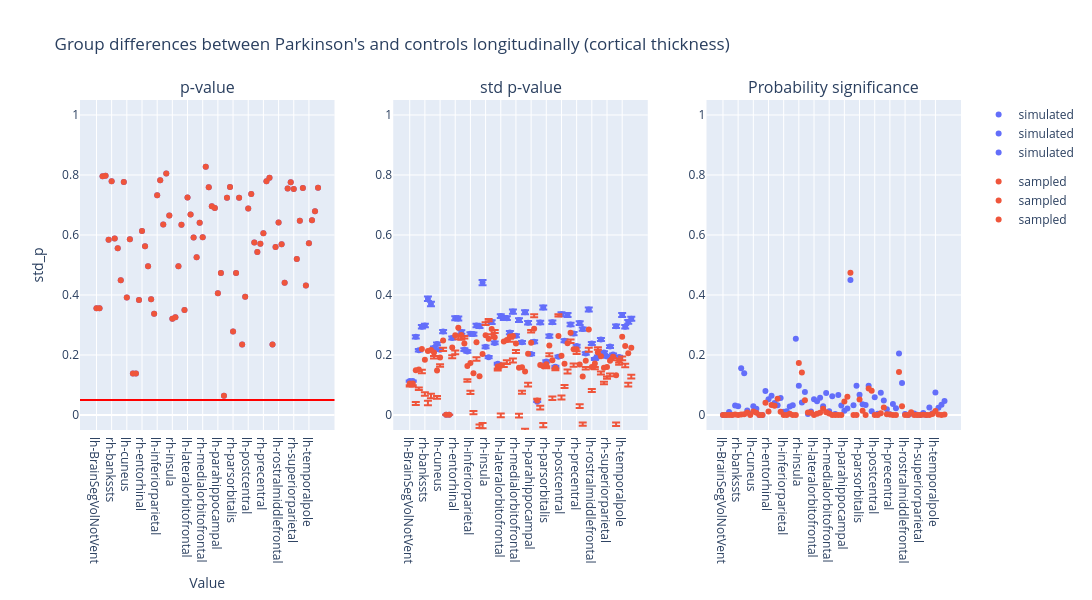

The cell this chart's notebook holds for it:
### Code cell
plot_dumbbell(
    ancova_longitudinal_thickness,
    "Group differences between Parkinson's and controls longitudinally (cortical thickness)",
    "group",
)

### Figure 1 — Plotly figure (JSON) as saved in the notebook; plotly's stock layout.template omitted (floating-point values rounded to 4 significant figures)
{"data": [{"hovertemplate": "group=simulated<br>region=%{x}<br>p_value=%{y}<extra></extra>", "legendgroup": "simulated", "marker": {"color": "#636efa", "symbol": "circle"}, "mode": "markers", "name": "simulated", "orientation": "v", "showlegend": true, "type": "scatter", "x": ["lh-BrainSegVolNotVent", "rh-BrainSegVolNotVent", "lh-MeanThickness", "rh-MeanThickness", "lh-bankssts", "rh-bankssts", "lh-caudalanteriorcingulate", "rh-caudalanteriorcingulate", "lh-caudalmiddlefrontal", "rh-caudalmiddlefrontal", "lh-cuneus", "rh-cuneus", "lh-eTIV", "rh-eTIV", "lh-entorhinal", "rh-entorhinal", "lh-frontalpole", "rh-frontalpole", "lh-fusiform", "rh-fusiform", "lh-inferiorparietal", "rh-inferiorparietal", "lh-inferiortemporal", "rh-inferiortemporal", "lh-insula", "rh-insula", "lh-isthmuscingulate", "rh-isthmuscingulate", "lh-lateraloccipital", "rh-lateraloccipital", "lh-lateralorbitofrontal", "rh-lateralorbitofrontal", "lh-lingual", "rh-lingual", "lh-medialorbitofrontal", "rh-medialorbitofrontal", "lh-middletemporal", "rh-middletemporal", "lh-paracentral", "rh-paracentral", "lh-parahippocampal", "rh-parahippocampal", "lh-parsopercularis", "rh-parsopercularis", "lh-parsorbitalis", "rh-parsorbitalis", "lh-parstriangularis", "rh-parstriangularis", "lh-pericalcarine", "rh-pericalcarine", "lh-postcentral", "rh-postcentral", "lh-posteriorcingulate", "rh-posteriorcingulate", "lh-precentral", "rh-precentral", "lh-precuneus", "rh-precuneus", "lh-rostralanteriorcingulate", "rh-rostralanteriorcingulate", "lh-rostralmiddlefrontal", "rh-rostralmiddlefrontal", "lh-superiorfrontal", "rh-superiorfrontal", "lh-superiorparietal", "rh-superiorparietal", "lh-superiortemporal", "rh-superiortemporal", "lh-supramarginal", "rh-supramarginal", "lh-temporalpole", "rh-temporalpole", "lh-transversetemporal", "rh-transversetemporal"], "xaxis": "x", "y": [0.3562, 0.3562, 0.7958, 0.7972, 0.5844, 0.779, 0.5886, 0.556, 0.4492, 0.7769, 0.3918, 0.5862, 0.1379, 0.1379, 0.3832, 0.6136, 0.5626, 0.4961, 0.3856, 0.3373, 0.7324, 0.7827, 0.6352, 0.8048, 0.6647, 0.3212, 0.3261, 0.4962, 0.6344, 0.3503, 0.7251, 0.6685, 0.5916, 0.5255, 0.6411, 0.5924, 0.8274, 0.7592, 0.6958, 0.6901, 0.4059, 0.4735, 0.06442, 0.7243, 0.7603, 0.2779, 0.473, 0.7244, 0.2346, 0.3944, 0.6881, 0.7364, 0.5754, 0.5432, 0.5705, 0.6061, 0.779, 0.7905, 0.2349, 0.5603, 0.6417, 0.5691, 0.4405, 0.7553, 0.7762, 0.7534, 0.52, 0.6479, 0.757, 0.4317, 0.5726, 0.6495, 0.6792, 0.7576], "yaxis": "y"}, {"hovertemplate": "group=sampled<br>region=%{x}<br>p_value=%{y}<extra></extra>", "legendgroup": "sampled", "marker": {"color": "#EF553B", "symbol": "circle"}, "mode": "markers", "name": "sampled", "orientation": "v", "showlegend": true, "type": "scatter", "x": ["lh-BrainSegVolNotVent", "rh-BrainSegVolNotVent", "lh-MeanThickness", "rh-MeanThickness", "lh-bankssts", "rh-bankssts", "lh-caudalanteriorcingulate", "rh-caudalanteriorcingulate", "lh-caudalmiddlefrontal", "rh-caudalmiddlefrontal", "lh-cuneus", "rh-cuneus", "lh-eTIV", "rh-eTIV", "lh-entorhinal", "rh-entorhinal", "lh-frontalpole", "rh-frontalpole", "lh-fusiform", "rh-fusiform", "lh-inferiorparietal", "rh-inferiorparietal", "lh-inferiortemporal", "rh-inferiortemporal", "lh-insula", "rh-insula", "lh-isthmuscingulate", "rh-isthmuscingulate", "lh-lateraloccipital", "rh-lateraloccipital", "lh-lateralorbitofrontal", "rh-lateralorbitofrontal", "lh-lingual", "rh-lingual", "lh-medialorbitofrontal", "rh-medialorbitofrontal", "lh-middletemporal", "rh-middletemporal", "lh-paracentral", "rh-paracentral", "lh-parahippocampal", "rh-parahippocampal", "lh-parsopercularis", "rh-parsopercularis", "lh-parsorbitalis", "rh-parsorbitalis", "lh-parstriangularis", "rh-parstriangularis", "lh-pericalcarine", "rh-pericalcarine", "lh-postcentral", "rh-postcentral", "lh-posteriorcingulate", "rh-posteriorcingulate", "lh-precentral", "rh-precentral", "lh-precuneus", "rh-precuneus", "lh-rostralanteriorcingulate", "rh-rostralanteriorcingulate", "lh-rostralmiddlefrontal", "rh-rostralmiddlefrontal", "lh-superiorfrontal", "rh-superiorfrontal", "lh-superiorparietal", "rh-superiorparietal", "lh-superiortemporal", "rh-superiortemporal", "lh-supramarginal", "rh-supramarginal", "lh-temporalpole", "rh-temporalpole", "lh-transversetemporal", "rh-transversetemporal"], "xaxis": "x", "y": [0.3562, 0.3562, 0.7958, 0.7972, 0.5844, 0.779, 0.5886, 0.556, 0.4492, 0.7769, 0.3918, 0.5862, 0.1379, 0.1379, 0.3832, 0.6136, 0.5626, 0.4961, 0.3856, 0.3373, 0.7324, 0.7827, 0.6352, 0.8048, 0.6647, 0.3212, 0.3261, 0.4962, 0.6344, 0.3503, 0.7251, 0.6685, 0.5916, 0.5255, 0.6411, 0.5924, 0.8274, 0.7592, 0.6958, 0.6901, 0.4059, 0.4735, 0.06442, 0.7243, 0.7603, 0.2779, 0.473, 0.7244, 0.2346, 0.3944, 0.6881, 0.7364, 0.5754, 0.5432, 0.5705, 0.6061, 0.779, 0.7905, 0.2349, 0.5603, 0.6417, 0.5691, 0.4405, 0.7553, 0.7762, 0.7534, 0.52, 0.6479, 0.757, 0.4317, 0.5726, 0.6495, 0.6792, 0.7576], "yaxis": "y"}, {"error_y": {"array": [0.002201, 0.002201, 0.005075, 0.00421, 0.005726, 0.005806, 0.007543, 0.007209, 0.004362, 0.004615, 0.004244, 0.005418, 2.241e-05, 2.241e-05, 0.004998, 0.006281, 0.006266, 0.005389, 0.004243, 0.00412, 0.005272, 0.005253, 0.005818, 0.005768, 0.008595, 0.004428, 0.003751, 0.006032, 0.004679, 0.003334, 0.00642, 0.006296, 0.006286, 0.005351, 0.006714, 0.005143, 0.006162, 0.004717, 0.006667, 0.005989, 0.003954, 0.004758, 0.0008532, 0.006008, 0.00698, 0.00348, 0.005124, 0.006022, 0.003131, 0.003787, 0.006547, 0.00482, 0.006493, 0.005878, 0.005288, 0.004478, 0.005967, 0.005576, 0.003995, 0.00685, 0.004644, 0.003637, 0.003784, 0.004899, 0.004062, 0.003793, 0.004445, 0.00392, 0.005767, 0.003773, 0.00649, 0.005732, 0.006048, 0.006249], "arrayminus": [0.002245, 0.002245, 0.005178, 0.004295, 0.005842, 0.005924, 0.007696, 0.007355, 0.00445, 0.004709, 0.00433, 0.005528, 2.287e-05, 2.287e-05, 0.005099, 0.006408, 0.006393, 0.005498, 0.004328, 0.004203, 0.005378, 0.005359, 0.005935, 0.005885, 0.008769, 0.004517, 0.003827, 0.006154, 0.004774, 0.003402, 0.00655, 0.006424, 0.006414, 0.005459, 0.00685, 0.005247, 0.006287, 0.004813, 0.006802, 0.00611, 0.004034, 0.004854, 0.0008704, 0.00613, 0.007121, 0.00355, 0.005228, 0.006143, 0.003194, 0.003864, 0.006679, 0.004918, 0.006624, 0.005997, 0.005395, 0.004569, 0.006088, 0.005689, 0.004076, 0.006988, 0.004738, 0.003711, 0.003861, 0.004999, 0.004144, 0.00387, 0.004535, 0.003999, 0.005884, 0.003849, 0.006622, 0.005848, 0.00617, 0.006375]}, "hovertemplate": "group=simulated<br>region=%{x}<br>std_p=%{y}<extra></extra>", "legendgroup": "simulated", "marker": {"color": "#636efa", "symbol": "circle"}, "mode": "markers", "name": "simulated", "orientation": "v", "showlegend": true, "type": "scatter", "x": ["lh-BrainSegVolNotVent", "rh-BrainSegVolNotVent", "lh-MeanThickness", "rh-MeanThickness", "lh-bankssts", "rh-bankssts", "lh-caudalanteriorcingulate", "rh-caudalanteriorcingulate", "lh-caudalmiddlefrontal", "rh-caudalmiddlefrontal", "lh-cuneus", "rh-cuneus", "lh-eTIV", "rh-eTIV", "lh-entorhinal", "rh-entorhinal", "lh-frontalpole", "rh-frontalpole", "lh-fusiform", "rh-fusiform", "lh-inferiorparietal", "rh-inferiorparietal", "lh-inferiortemporal", "rh-inferiortemporal", "lh-insula", "rh-insula", "lh-isthmuscingulate", "rh-isthmuscingulate", "lh-lateraloccipital", "rh-lateraloccipital", "lh-lateralorbitofrontal", "rh-lateralorbitofrontal", "lh-lingual", "rh-lingual", "lh-medialorbitofrontal", "rh-medialorbitofrontal", "lh-middletemporal", "rh-middletemporal", "lh-paracentral", "rh-paracentral", "lh-parahippocampal", "rh-parahippocampal", "lh-parsopercularis", "rh-parsopercularis", "lh-parsorbitalis", "rh-parsorbitalis", "lh-parstriangularis", "rh-parstriangularis", "lh-pericalcarine", "rh-pericalcarine", "lh-postcentral", "rh-postcentral", "lh-posteriorcingulate", "rh-posteriorcingulate", "lh-precentral", "rh-precentral", "lh-precuneus", "rh-precuneus", "lh-rostralanteriorcingulate", "rh-rostralanteriorcingulate", "lh-rostralmiddlefrontal", "rh-rostralmiddlefrontal", "lh-superiorfrontal", "rh-superiorfrontal", "lh-superiorparietal", "rh-superiorparietal", "lh-superiortemporal", "rh-superiortemporal", "lh-supramarginal", "rh-supramarginal", "lh-temporalpole", "rh-temporalpole", "lh-transversetemporal", "rh-transversetemporal"], "xaxis": "x2", "y": [0.113, 0.113, 0.2606, 0.2162, 0.294, 0.2981, 0.3873, 0.3701, 0.224, 0.237, 0.2179, 0.2782, 0.001151, 0.001151, 0.2566, 0.3225, 0.3217, 0.2767, 0.2178, 0.2115, 0.2707, 0.2697, 0.2987, 0.2962, 0.4413, 0.2273, 0.1926, 0.3097, 0.2403, 0.1712, 0.3297, 0.3233, 0.3228, 0.2748, 0.3447, 0.2641, 0.3164, 0.2422, 0.3423, 0.3075, 0.203, 0.2443, 0.04381, 0.3085, 0.3584, 0.1787, 0.2631, 0.3092, 0.1607, 0.1944, 0.3361, 0.2475, 0.3334, 0.3018, 0.2715, 0.2299, 0.3064, 0.2863, 0.2051, 0.3517, 0.2384, 0.1868, 0.1943, 0.2516, 0.2086, 0.1948, 0.2282, 0.2013, 0.2961, 0.1937, 0.3333, 0.2943, 0.3106, 0.3209], "yaxis": "y2"}, {"error_y": {"array": [-0.00567, -0.00567, -0.106, -0.05999, -0.06861, -0.1082, -0.1661, -0.1461, -0.01134, -0.08436, -0.02225, -0.02431, 1.619e-05, 1.619e-05, -0.02629, -0.0507, -0.025, -0.004999, 0.02507, -0.04432, -0.0925, -0.1255, -0.05031, -0.1611, -0.2296, 0.04304, 0.06561, -0.01737, 0.02378, -0.006544, -0.159, -0.07205, -0.06681, -0.007421, -0.07473, -0.021, -0.1529, -0.07838, -0.1909, -0.09706, 0.04208, 0.04799, 0.005764, -0.136, -0.1892, -0.006363, -0.02602, -0.1206, -0.001117, 0.07268, -0.1322, -0.07147, -0.08753, -0.02202, -0.0473, -0.006385, -0.1325, -0.1528, -0.02065, -0.06028, -0.07368, -0.01164, 0.01747, -0.0509, -0.04673, -0.03127, -0.04283, -0.003586, -0.1576, -0.007438, -0.0657, -0.05878, -0.09857, -0.09017], "arrayminus": [0.01012, 0.01012, 0.1162, 0.0685, 0.08018, 0.1199, 0.1814, 0.1606, 0.02015, 0.09368, 0.03082, 0.03526, 2.909e-05, 2.909e-05, 0.03639, 0.06339, 0.03766, 0.01589, -0.01649, 0.05264, 0.1031, 0.1361, 0.06206, 0.1728, 0.247, -0.0341, -0.05803, 0.02956, -0.01433, 0.01328, 0.1719, 0.08477, 0.07951, 0.01823, 0.08829, 0.03139, 0.1654, 0.08791, 0.2044, 0.1092, -0.03409, -0.03838, -0.00404, 0.1482, 0.2033, 0.01339, 0.03637, 0.1328, 0.007441, -0.06503, 0.1454, 0.08121, 0.1007, 0.0339, 0.05799, 0.01543, 0.1445, 0.1641, 0.02872, 0.07412, 0.08306, 0.01899, -0.009821, 0.0608, 0.05494, 0.03894, 0.05181, 0.0115, 0.1693, 0.01506, 0.07881, 0.07036, 0.1108, 0.1028]}, "hovertemplate": "group=sampled<br>region=%{x}<br>std_p=%{y}<extra></extra>", "legendgroup": "sampled", "marker": {"color": "#EF553B", "symbol": "circle"}, "mode": "markers", "name": "sampled", "orientation": "v", "showlegend": true, "type": "scatter", "x": ["lh-BrainSegVolNotVent", "rh-BrainSegVolNotVent", "lh-MeanThickness", "rh-MeanThickness", "lh-bankssts", "rh-bankssts", "lh-caudalanteriorcingulate", "rh-caudalanteriorcingulate", "lh-caudalmiddlefrontal", "rh-caudalmiddlefrontal", "lh-cuneus", "rh-cuneus", "lh-eTIV", "rh-eTIV", "lh-entorhinal", "rh-entorhinal", "lh-frontalpole", "rh-frontalpole", "lh-fusiform", "rh-fusiform", "lh-inferiorparietal", "rh-inferiorparietal", "lh-inferiortemporal", "rh-inferiortemporal", "lh-insula", "rh-insula", "lh-isthmuscingulate", "rh-isthmuscingulate", "lh-lateraloccipital", "rh-lateraloccipital", "lh-lateralorbitofrontal", "rh-lateralorbitofrontal", "lh-lingual", "rh-lingual", "lh-medialorbitofrontal", "rh-medialorbitofrontal", "lh-middletemporal", "rh-middletemporal", "lh-paracentral", "rh-paracentral", "lh-parahippocampal", "rh-parahippocampal", "lh-parsopercularis", "rh-parsopercularis", "lh-parsorbitalis", "rh-parsorbitalis", "lh-parstriangularis", "rh-parstriangularis", "lh-pericalcarine", "rh-pericalcarine", "lh-postcentral", "rh-postcentral", "lh-posteriorcingulate", "rh-posteriorcingulate", "lh-precentral", "rh-precentral", "lh-precuneus", "rh-precuneus", "lh-rostralanteriorcingulate", "rh-rostralanteriorcingulate", "lh-rostralmiddlefrontal", "rh-rostralmiddlefrontal", "lh-superiorfrontal", "rh-superiorfrontal", "lh-superiorparietal", "rh-superiorparietal", "lh-superiortemporal", "rh-superiortemporal", "lh-supramarginal", "rh-supramarginal", "lh-temporalpole", "rh-temporalpole", "lh-transversetemporal", "rh-transversetemporal"], "xaxis": "x2", "y": [0.1051, 0.1051, 0.1495, 0.152, 0.2197, 0.1841, 0.2136, 0.2169, 0.2083, 0.148, 0.1914, 0.2485, 0.001145, 0.001145, 0.2254, 0.2655, 0.2905, 0.2663, 0.2387, 0.1631, 0.1729, 0.1389, 0.2426, 0.1293, 0.2031, 0.266, 0.2545, 0.2863, 0.2594, 0.1613, 0.1643, 0.245, 0.2497, 0.262, 0.2633, 0.2379, 0.1573, 0.1591, 0.1447, 0.2045, 0.2411, 0.2875, 0.04872, 0.1665, 0.1622, 0.1688, 0.232, 0.1825, 0.1565, 0.2633, 0.1974, 0.1712, 0.2394, 0.2739, 0.2189, 0.2191, 0.1679, 0.1279, 0.1805, 0.2846, 0.1601, 0.1715, 0.208, 0.1958, 0.1578, 0.1597, 0.181, 0.1938, 0.1327, 0.1825, 0.2611, 0.2298, 0.2059, 0.2244], "yaxis": "y2"}, {"hovertemplate": "group=simulated<br>region=%{x}<br>psig=%{y}<extra></extra>", "legendgroup": "simulated", "marker": {"color": "#636efa", "symbol": "circle"}, "mode": "markers", "name": "simulated", "orientation": "v", "showlegend": true, "type": "scatter", "x": ["lh-BrainSegVolNotVent", "rh-BrainSegVolNotVent", "lh-MeanThickness", "rh-MeanThickness", "lh-bankssts", "rh-bankssts", "lh-caudalanteriorcingulate", "rh-caudalanteriorcingulate", "lh-caudalmiddlefrontal", "rh-caudalmiddlefrontal", "lh-cuneus", "rh-cuneus", "lh-eTIV", "rh-eTIV", "lh-entorhinal", "rh-entorhinal", "lh-frontalpole", "rh-frontalpole", "lh-fusiform", "rh-fusiform", "lh-inferiorparietal", "rh-inferiorparietal", "lh-inferiortemporal", "rh-inferiortemporal", "lh-insula", "rh-insula", "lh-isthmuscingulate", "rh-isthmuscingulate", "lh-lateraloccipital", "rh-lateraloccipital", "lh-lateralorbitofrontal", "rh-lateralorbitofrontal", "lh-lingual", "rh-lingual", "lh-medialorbitofrontal", "rh-medialorbitofrontal", "lh-middletemporal", "rh-middletemporal", "lh-paracentral", "rh-paracentral", "lh-parahippocampal", "rh-parahippocampal", "lh-parsopercularis", "rh-parsopercularis", "lh-parsorbitalis", "rh-parsorbitalis", "lh-parstriangularis", "rh-parstriangularis", "lh-pericalcarine", "rh-pericalcarine", "lh-postcentral", "rh-postcentral", "lh-posteriorcingulate", "rh-posteriorcingulate", "lh-precentral", "rh-precentral", "lh-precuneus", "rh-precuneus", "lh-rostralanteriorcingulate", "rh-rostralanteriorcingulate", "lh-rostralmiddlefrontal", "rh-rostralmiddlefrontal", "lh-superiorfrontal", "rh-superiorfrontal", "lh-superiorparietal", "rh-superiorparietal", "lh-superiortemporal", "rh-superiortemporal", "lh-supramarginal", "rh-supramarginal", "lh-temporalpole", "rh-temporalpole", "lh-transversetemporal", "rh-transversetemporal"], "xaxis": "x3", "y": [7.184e-05, 7.184e-05, 0.009825, 0.001079, 0.03156, 0.02937, 0.1562, 0.1394, 0.01516, 0.00298, 0.02927, 0.02052, 0.0, 0.0, 0.08034, 0.05215, 0.06413, 0.03965, 0.03209, 0.05633, 0.01054, 0.0125, 0.02808, 0.03274, 0.2544, 0.09761, 0.04135, 0.07682, 0.00372, 0.01173, 0.05263, 0.04614, 0.05717, 0.02938, 0.07358, 0.0127, 0.06272, 0.003482, 0.0664, 0.03126, 0.01415, 0.02126, 0.4496, 0.03239, 0.09722, 0.06732, 0.03565, 0.03295, 0.09753, 0.01251, 0.05904, 0.00413, 0.07447, 0.04837, 0.0188, 0.002804, 0.03635, 0.02249, 0.2051, 0.1064, 0.003263, 0.0002686, 0.005106, 0.005273, 0.000515, 0.0001411, 0.006736, 0.000316, 0.02524, 0.005886, 0.07521, 0.02384, 0.03402, 0.04686], "yaxis": "y3"}, {"hovertemplate": "group=sampled<br>region=%{x}<br>psig=%{y}<extra></extra>", "legendgroup": "sampled", "marker": {"color": "#EF553B", "symbol": "circle"}, "mode": "markers", "name": "sampled", "orientation": "v", "showlegend": true, "type": "scatter", "x": ["lh-BrainSegVolNotVent", "rh-BrainSegVolNotVent", "lh-MeanThickness", "rh-MeanThickness", "lh-bankssts", "rh-bankssts", "lh-caudalanteriorcingulate", "rh-caudalanteriorcingulate", "lh-caudalmiddlefrontal", "rh-caudalmiddlefrontal", "lh-cuneus", "rh-cuneus", "lh-eTIV", "rh-eTIV", "lh-entorhinal", "rh-entorhinal", "lh-frontalpole", "rh-frontalpole", "lh-fusiform", "rh-fusiform", "lh-inferiorparietal", "rh-inferiorparietal", "lh-inferiortemporal", "rh-inferiortemporal", "lh-insula", "rh-insula", "lh-isthmuscingulate", "rh-isthmuscingulate", "lh-lateraloccipital", "rh-lateraloccipital", "lh-lateralorbitofrontal", "rh-lateralorbitofrontal", "lh-lingual", "rh-lingual", "lh-medialorbitofrontal", "rh-medialorbitofrontal", "lh-middletemporal", "rh-middletemporal", "lh-paracentral", "rh-paracentral", "lh-parahippocampal", "rh-parahippocampal", "lh-parsopercularis", "rh-parsopercularis", "lh-parsorbitalis", "rh-parsorbitalis", "lh-parstriangularis", "rh-parstriangularis", "lh-pericalcarine", "rh-pericalcarine", "lh-postcentral", "rh-postcentral", "lh-posteriorcingulate", "rh-posteriorcingulate", "lh-precentral", "rh-precentral", "lh-precuneus", "rh-precuneus", "lh-rostralanteriorcingulate", "rh-rostralanteriorcingulate", "lh-rostralmiddlefrontal", "rh-rostralmiddlefrontal", "lh-superiorfrontal", "rh-superiorfrontal", "lh-superiorparietal", "rh-superiorparietal", "lh-superiortemporal", "rh-superiortemporal", "lh-supramarginal", "rh-supramarginal", "lh-temporalpole", "rh-temporalpole", "lh-transversetemporal", "rh-transversetemporal"], "xaxis": "x3", "y": [1.913e-05, 1.913e-05, 5.755e-07, 9.36e-07, 0.002037, 6.098e-05, 0.001371, 0.002467, 0.00829, 3.04e-07, 0.0116, 0.00759, 0.0, 0.0, 0.04071, 0.01162, 0.03302, 0.03077, 0.05426, 0.01099, 1.211e-05, 4.572e-08, 0.004121, 6.375e-09, 0.000321, 0.1733, 0.142, 0.04904, 0.008284, 0.007226, 3.607e-06, 0.003889, 0.007609, 0.0207, 0.009275, 0.004627, 4.965e-06, 1.847e-06, 1.204e-07, 0.0003125, 0.04461, 0.06065, 0.4746, 4.993e-06, 3.068e-06, 0.05174, 0.01438, 3.792e-05, 0.0883, 0.0807, 0.0001764, 9.768e-06, 0.005774, 0.02486, 0.002296, 0.001561, 8.623e-06, 2.808e-09, 0.143, 0.02896, 3.802e-06, 6.28e-05, 0.009485, 0.0001559, 1.785e-06, 1.948e-06, 0.0004264, 0.0001697, 6.27e-09, 0.003266, 0.01334, 0.002002, 0.0003667, 0.001314], "yaxis": "y3"}], "layout": {"annotations": [{"font": {"size": 16}, "showarrow": false, "text": "p-value", "x": 0.1444, "xanchor": "center", "xref": "paper", "y": 1.0, "yanchor": "bottom", "yref": "paper"}, {"font": {"size": 16}, "showarrow": false, "text": "std p-value", "x": 0.5, "xanchor": "center", "xref": "paper", "y": 1.0, "yanchor": "bottom", "yref": "paper"}, {"font": {"size": 16}, "showarrow": false, "text": "Probability significance", "x": 0.8556, "xanchor": "center", "xref": "paper", "y": 1.0, "yanchor": "bottom", "yref": "paper"}], "height": 600, "hovermode": "closest", "shapes": [{"line": {"color": "red", "width": 2}, "type": "line", "x0": 0, "x1": 1, "xref": "x domain", "y0": 0.05, "y1": 0.05, "yref": "y"}], "title": {"text": "Group differences between Parkinson's and controls longitudinally (cortical thickness)"}, "width": 1400, "xaxis": {"anchor": "y", "domain": [0.0, 0.2889], "title": {"text": "Value"}}, "xaxis2": {"anchor": "y2", "domain": [0.3556, 0.6444]}, "xaxis3": {"anchor": "y3", "domain": [0.7111, 1.0]}, "yaxis": {"anchor": "x", "domain": [0.0, 1.0], "range": [-0.05, 1.05], "title": {"text": "std_p"}}, "yaxis2": {"anchor": "x2", "domain": [0.0, 1.0], "range": [-0.05, 1.05]}, "yaxis3": {"anchor": "x3", "domain": [0.0, 1.0], "range": [-0.05, 1.05]}}}
